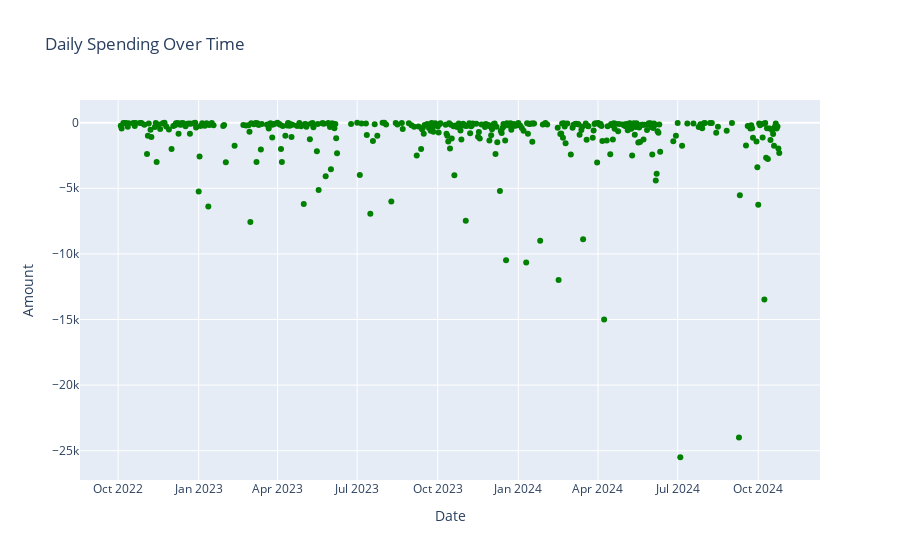

Source (notebook cell):
### Code cell
fig = px.scatter(daily_spending, x='Date', y='Amount', title='Daily Spending Over Time')
fig.update_traces(marker=dict(color='green'))
fig.show()

### Figure 1 — Plotly figure (JSON) as saved in the notebook; plotly's stock layout.template omitted (floating-point values rounded to 4 significant figures; data arrays with more than 128 entries replaced by an {"elided": "..."} marker saying what was removed)
{"data": [{"hovertemplate": "Date=%{x}<br>Amount=%{y}<extra></extra>", "legendgroup": "", "marker": {"color": "green", "symbol": "circle"}, "mode": "markers", "name": "", "orientation": "v", "showlegend": false, "type": "scatter", "x": {"elided": "390 str values"}, "xaxis": "x", "y": {"elided": "390 float values"}, "yaxis": "y"}], "layout": {"legend": {"tracegroupgap": 0}, "title": {"text": "Daily Spending Over Time"}, "xaxis": {"anchor": "y", "domain": [0, 1], "title": {"text": "Date"}}, "yaxis": {"anchor": "x", "domain": [0, 1], "title": {"text": "Amount"}}}}
